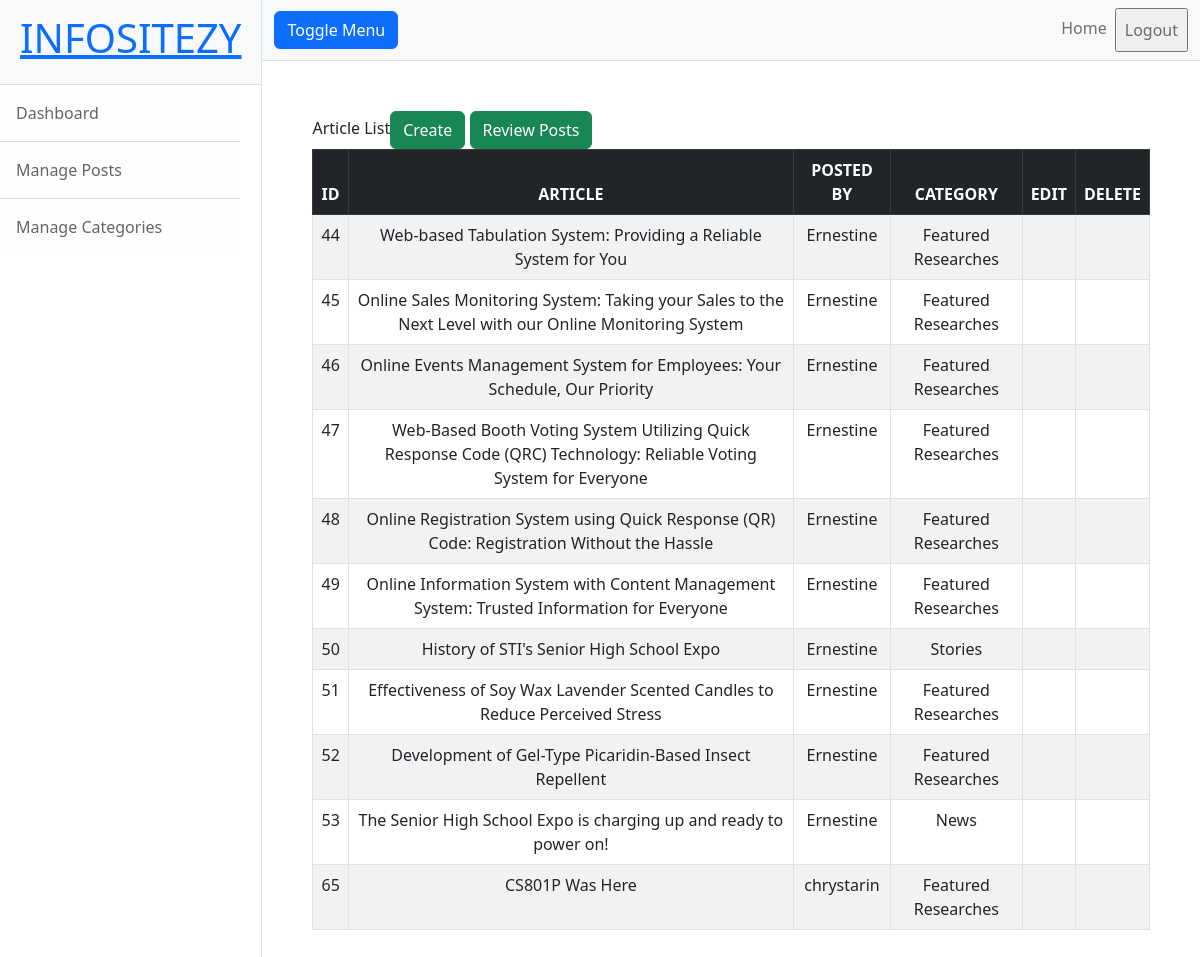
/admin/posts.php (signed in), run on the app's committed database.
### tables this page shows
CREATE TABLE `posts` (
  `post_id` int(11) NOT NULL,
  `post_name` varchar(255) NOT NULL,
  `post_desc` varchar(5000) NOT NULL,
  `category` int(11) NOT NULL,
  `author` int(100) NOT NULL,
  `post_date` timestamp NOT NULL DEFAULT current_timestamp() ON UPDATE current_timestamp(),
  `post_img` varchar(100) NOT NULL,
  `status` enum('pending','approved','rejected') NOT NULL DEFAULT 'pending'
);

CREATE TABLE `users` (
  `id` int(11) NOT NULL,
  `uname` varchar(70) NOT NULL,
  `upass` varchar(70) NOT NULL,
  `urole` int(11) NOT NULL,
  `u_posts` int(11) NOT NULL
);

CREATE TABLE `category` (
  `category_id` int(11) NOT NULL,
  `category_name` varchar(70) NOT NULL,
  `category_posts` int(11) NOT NULL,
  `guideline` varchar(500) DEFAULT NULL
);

### admin/posts.php (the view, shortened to what this page needs)
<!DOCTYPE html>
<html lang="en">
<head>
    <link rel="stylesheet" href="../assets/css/all.css">
    <link href="..\assets\css\admin.css" rel="stylesheet" />
</head>
<body>
    <div class="d-flex" id="wrapper">
        <?php
        include_once('admin-includes/sidebar.php');
        ?>
        <div id="page-content-wrapper">
            <?php
            include_once('admin-includes/top-navigation.php');
            ?>
            <div class="container-fluid" style="padding: 50px;">
                <div class="cont">
                    <span><span id="crh1">Article List</span><button type="button" onclick="location.href='create-post.php'" class="btn btn-success float-right crbtn">Create</button>
                    <button type="button" onclick="location.href='reviewposts.php'" class="btn btn-success float-right crbtn">Review Posts</button>
                    </span>
                    <?php
                    $limit = 15;
                    if (isset($_REQUEST['page'])) {
                        $pageno = $_REQUEST['page'];
                    } else {
                        $pageno = 1;
                    }
                    $offsetl = ($pageno - 1) * $limit;
                    $sql = "SELECT post_id,post_name,author,post_img,ur.uname,ct.category_id,ct.category_name FROM posts LEFT JOIN users ur ON posts.author=ur.id LEFT JOIN category ct ON posts.category=ct.category_id LIMIT $offsetl,$limit";
                    $res = $conn->prepare($sql);
                    $res->bind_result($pid, $pname, $pauthor, $pimg, $urname, $ctid, $ctname);
                    $res->execute();
                    $res->store_result();
                    if ($res->num_rows > 0) {
                    ?>
                        <table class="table table-striped table-hover table-bordered">
                            <thead class="table-dark ">
                                <tr class="text-center">
                                    <th>ID</th>
                                    <th>ARTICLE</th>
                                    <th>POSTED BY</th>
                                    <th>CATEGORY</th>
                                    <th>EDIT</th>
                                    <th>DELETE</th>
                                </tr>
                            </thead>
                            <tbody>
                                <?php while ($res->fetch()) { ?>
                                    <tr class="text-center">
                                        <td><?php echo $pid; ?></td>
                                        <td><?php echo $pname; ?></td>
                                        <td><?php if (isset($urname)) {
                                                echo $urname;
                                            } else {
                                                echo "Rhandie";
                                            } ?></td>
                                        <td><?php if (isset($ctname)) {
                                                echo $ctname;
                                            } else {
                                                echo "Default";
                                            } ?></td>
                                        <td><a href="create-post.php?pid=<?php echo $pid; ?>&pimg=<?php echo $pimg ?>&ctid=<?php echo $ctid ?>&paut=<?php echo $pauthor ?>"><i class="fa fa-edit" aria-hidden="true"></i></a></td>
                                        <td><a href="delete-post.php?pid=<?php echo $pid; ?>&pimg=<?php echo $pimg ?>&ctid=<?php echo $ctid ?>&paut=<?php echo $pauthor ?>"><i class="fa fa-trash" aria-hidden="true"></i></a></td>
                                    </tr>
                                <?php } ?>
                            </tbody>
                        </table>
                    <?php } else {
                        echo "<div style='display:block; width:100%; font-weight:bold; font-size:2rem; text-align:center;'>0 Results Found</div>";
                    } ?>
                </div>
            </div>
        </div>
    </div>
</body>
</html>

### data on the page
posts: post_id "44", post_name "Web-based Tabulation System: Providing a Reliable System for You", users.uname "Ernestine", category.category_name "Featured Researches"
posts: post_id "45", post_name "Online Sales Monitoring System: Taking your Sales to the Next Level with our Online Monitoring System", users.uname "Ernestine", category.category_name "Featured Researches"
posts: post_id "46", post_name "Online Events Management System for Employees: Your Schedule, Our Priority", users.uname "Ernestine", category.category_name "Featured Researches"
posts: post_id "47", post_name "Web-Based Booth Voting System Utilizing Quick Response Code (QRC) Technology: Reliable Voting System for Everyone", users.uname "Ernestine", category.category_name "Featured Researches"
posts: post_id "48", post_name "Online Registration System using Quick Response (QR) Code: Registration Without the Hassle", users.uname "Ernestine", category.category_name "Featured Researches"
posts: post_id "49", post_name "Online Information System with Content Management System: Trusted Information for Everyone", users.uname "Ernestine", category.category_name "Featured Researches"
posts: post_id "50", post_name "History of STI's Senior High School Expo", users.uname "Ernestine", category.category_name "Stories"
posts: post_id "51", post_name "Effectiveness of Soy Wax Lavender Scented Candles to Reduce Perceived Stress", users.uname "Ernestine", category.category_name "Featured Researches"
posts: post_id "52", post_name "Development of Gel-Type Picaridin-Based Insect Repellent", users.uname "Ernestine", category.category_name "Featured Researches"
posts: post_id "53", post_name "The Senior High School Expo is charging up and ready to power on!", users.uname "Ernestine", category.category_name "News"
posts: post_id "65", post_name "CS801P Was Here", users.uname "chrystarin", category.category_name "Featured Researches"
